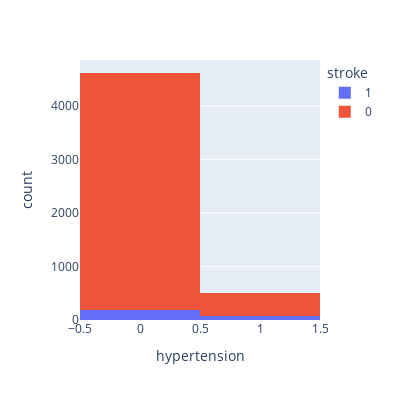

The code cell stored with this chart in its notebook:
### Code cell
fig = px.histogram(d1, x="hypertension", color="stroke",width=400, height=400)
fig.show()

### Figure 1 — Plotly figure (JSON) as saved in the notebook; plotly's stock layout.template omitted (floating-point values rounded to 4 significant figures; data arrays with more than 128 entries replaced by an {"elided": "..."} marker saying what was removed)
{"data": [{"alignmentgroup": "True", "bingroup": "x", "hovertemplate": "stroke=1<br>hypertension=%{x}<br>count=%{y}<extra></extra>", "legendgroup": "1", "marker": {"color": "#636efa", "pattern": {"shape": ""}}, "name": "1", "offsetgroup": "1", "orientation": "v", "showlegend": true, "type": "histogram", "x": {"elided": "249 int values"}, "xaxis": "x", "yaxis": "y"}, {"alignmentgroup": "True", "bingroup": "x", "hovertemplate": "stroke=0<br>hypertension=%{x}<br>count=%{y}<extra></extra>", "legendgroup": "0", "marker": {"color": "#EF553B", "pattern": {"shape": ""}}, "name": "0", "offsetgroup": "0", "orientation": "v", "showlegend": true, "type": "histogram", "x": {"elided": "4861 int values"}, "xaxis": "x", "yaxis": "y"}], "layout": {"barmode": "relative", "height": 400, "legend": {"title": {"text": "stroke"}, "tracegroupgap": 0}, "margin": {"t": 60}, "width": 400, "xaxis": {"anchor": "y", "domain": [0, 1], "title": {"text": "hypertension"}}, "yaxis": {"anchor": "x", "domain": [0, 1], "title": {"text": "count"}}}}
